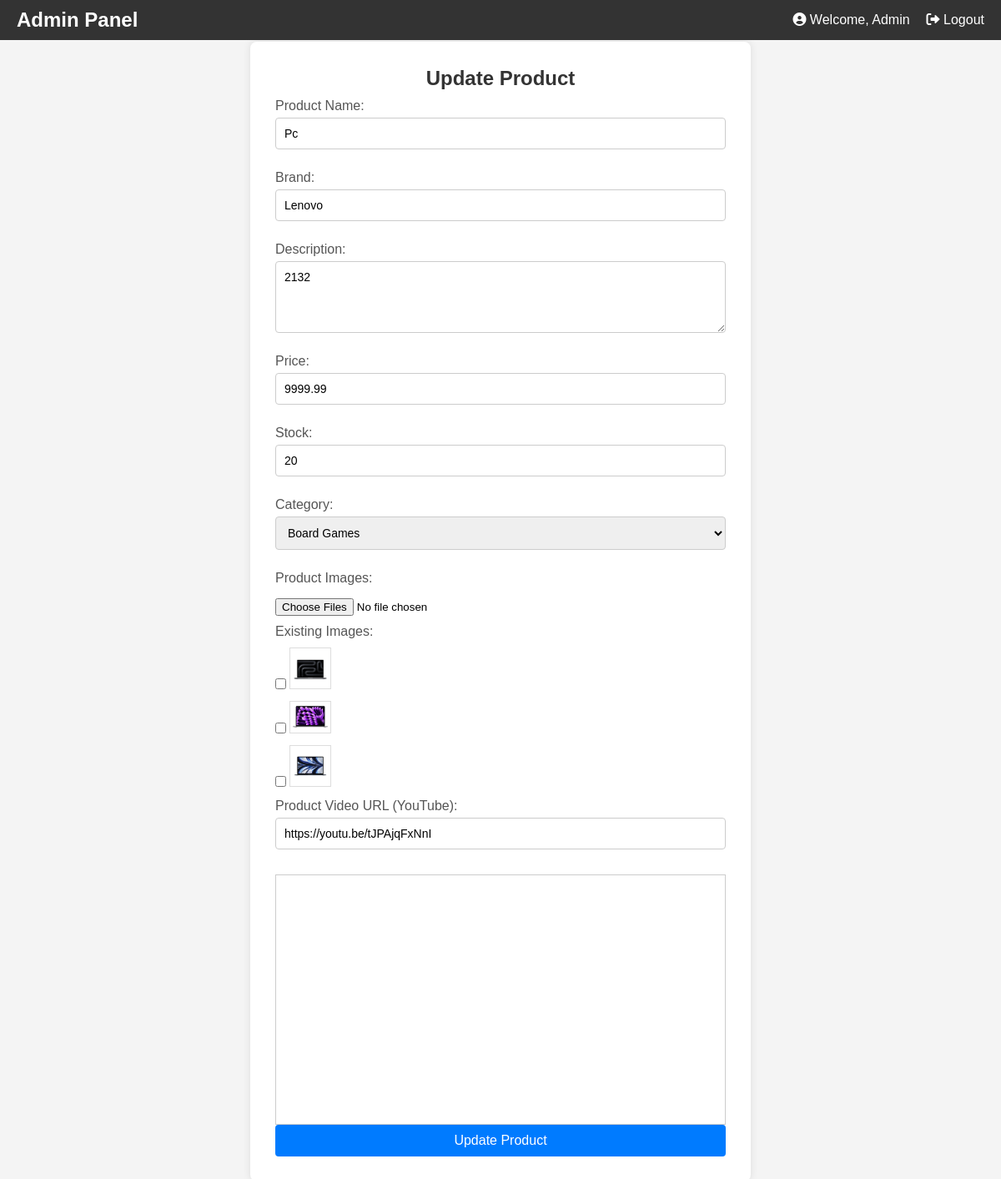
The app's page /Admin/updateproduct.php?id=70 with its own data.
### tables this page shows
CREATE TABLE `product` (
  `id` int(11) NOT NULL,
  `name` varchar(100) NOT NULL,
  `brand` varchar(100) NOT NULL,
  `description` text NOT NULL,
  `price` decimal(8,2) NOT NULL,
  `stock` int(11) NOT NULL,
  `photo1` varchar(255) DEFAULT NULL,
  `photo2` varchar(255) DEFAULT NULL,
  `photo3` varchar(255) DEFAULT NULL,
  `video_url` varchar(255) DEFAULT NULL,
  `category_id` int(11) NOT NULL,
  `date_created` datetime DEFAULT current_timestamp()
);

### Admin/updateproduct.php (the view, shortened to what this page needs)
<?php
include 'connectdb.php';
$product_id = $_GET['id'];
$query = "SELECT * FROM product WHERE id = ?";
$stmt = $conn->prepare($query);
$stmt->bind_param("i", $product_id);
$stmt->execute();
$result = $stmt->get_result();
$product = $result->fetch_assoc();
?>
<!DOCTYPE html>
<html lang="en">
<head>
    <link rel="stylesheet" href="https://cdnjs.cloudflare.com/ajax/libs/font-awesome/6.0.0-beta3/css/all.min.css">
</head>
<body>
    <div class="top-nav">
        <div class="logo">
            <h2>Admin Panel</h2>
        </div>
        <div class="user-info">
            <span><i class="fas fa-user-circle"></i> Welcome, Admin</span>
            <a href="logout.php" class="logout-btn"><i class="fas fa-sign-out-alt"></i> Logout</a>
        </div>
    </div>
    <div class="wrapper">
        <div class="content">
            <h2>Update Product</h2>
            <form action="update_product.php" method="POST" enctype="multipart/form-data">
                <label for="name">Product Name:</label>
                <input type="text" id="name" name="name" value="<?php echo htmlspecialchars($product['name']); ?>" required>
                <label for="brand">Brand:</label>
                <input type="text" id="brand" name="brand" value="<?php echo htmlspecialchars($product['brand']); ?>" required>
                <label for="description">Description:</label>
                <textarea id="description" name="description" rows="4" required><?php echo htmlspecialchars($product['description']); ?></textarea>
                <label for="price">Price:</label>
                <input type="number" id="price" name="price" step="0.01" value="<?php echo $product['price']; ?>" required>
                <label for="stock">Stock:</label>
                <input type="number" id="stock" name="stock" value="<?php echo $product['stock']; ?>" required>
                <label for="category_id">Category:</label>
                <select id="category_id" name="category_id" required>
                    <?php
                    $query = "SELECT id, name FROM category";
                    $result = mysqli_query($conn, $query);
                    while ($row = mysqli_fetch_assoc($result)) {
                        $selected = ($row['id'] == $product['category_id']) ? 'selected' : '';
                        echo "<option value='" . $row['id'] . "' $selected>" . $row['name'] . "</option>";
                    }
                    ?>
                </select>
                <label for="images">Product Images:</label>
                <input type="file" id="images" name="images[]" multiple>
                <div class="existing-images">
                    <label>Existing Images:</label><br>
                    <?php if ($product['photo1']) { ?>
                        <div>
                            <input type="checkbox" name="remove_photos[]" value="photo1">
                            <img src="<?php echo $product['photo1']; ?>" alt="Photo1">
                        </div>
                    <?php } ?>
                    <?php if ($product['photo2']) { ?>
                        <div>
                            <input type="checkbox" name="remove_photos[]" value="photo2">
                            <img src="<?php echo $product['photo2']; ?>" alt="Photo2">
                        </div>
                    <?php } ?>
                    <?php if ($product['photo3']) { ?>
                        <div>
                            <input type="checkbox" name="remove_photos[]" value="photo3">
                            <img src="<?php echo $product['photo3']; ?>" alt="Photo3">
                        </div>
                    <?php } ?>
                </div>
                <label for="video_url">Product Video URL (YouTube):</label>
                <input type="text" id="video_url" name="video_url" value="<?php echo htmlspecialchars($product['video_url']); ?>" placeholder="https://www.youtube.com/watch?v=VIDEO_ID" oninput="updateVideoPreview()" required>
                <iframe id="video_preview" src="" frameborder="0" allowfullscreen></iframe>
                <button type="submit" class="btn btn-primary">Update Product</button>
            </form>
        </div>
    </div>
</body>
</html>

### Admin/updateproduct.php (style rules this page uses)
* { margin: 0; padding: 0; box-sizing: border-box; font-family: Arial, sans-serif; }
body { display: flex; flex-direction: column; height: 100vh; background-color: #f4f4f4; }
.top-nav { background-color: #333; color: white; display: flex; justify-content: space-between; align-items: center; padding: 10px 20px; position: fixed; top: 0; width: 100%; z-index: 1; }
.logo h2 { margin: 0; }
.user-info { display: flex; align-items: center; }
.user-info span { margin-right: 20px; font-size: 16px; }
.logout-btn { color: white; text-decoration: none; font-size: 16px; transition: color 0.3s; }
.wrapper { display: flex; margin-top: 50px; justify-content: center; height: auto; }
.content { width: 600px; padding: 30px; background-color: white; border-radius: 8px; box-shadow: 0 0 10px rgba(0, 0, 0, 0.1); min-height: 800px; margin-bottom: 20px; }
.content h2 { text-align: center; color: #333; }
form { display: flex; flex-direction: column; }
label { margin: 10px 0 5px; color: #555; }
input[type="text"], input[type="number"], textarea, select { padding: 10px; border: 1px solid #ccc; border-radius: 4px; font-size: 14px; margin-bottom: 15px; }
input[type="file"] { margin: 10px 0; }
button { background-color: #007bff; color: white; padding: 10px; border: none; border-radius: 4px; cursor: pointer; font-size: 16px; transition: background-color 0.3s; }
#video_preview { margin-top: 15px; width: 100%; height: 300px; border: 1px solid #ccc; }
.existing-images img { margin-right: 10px; margin-top: 10px; width: 50px; height: auto; border: 1px solid #ddd; }

### records on screen
product: name "Pc", brand "Lenovo", description "2132", price "9999.99", stock "20", photo1 (picture), photo2 (picture), photo3 (picture), video_url "https://youtu.be/tJPAjqFxNnI"

### other values on screen
form field category_id "Board Games"
